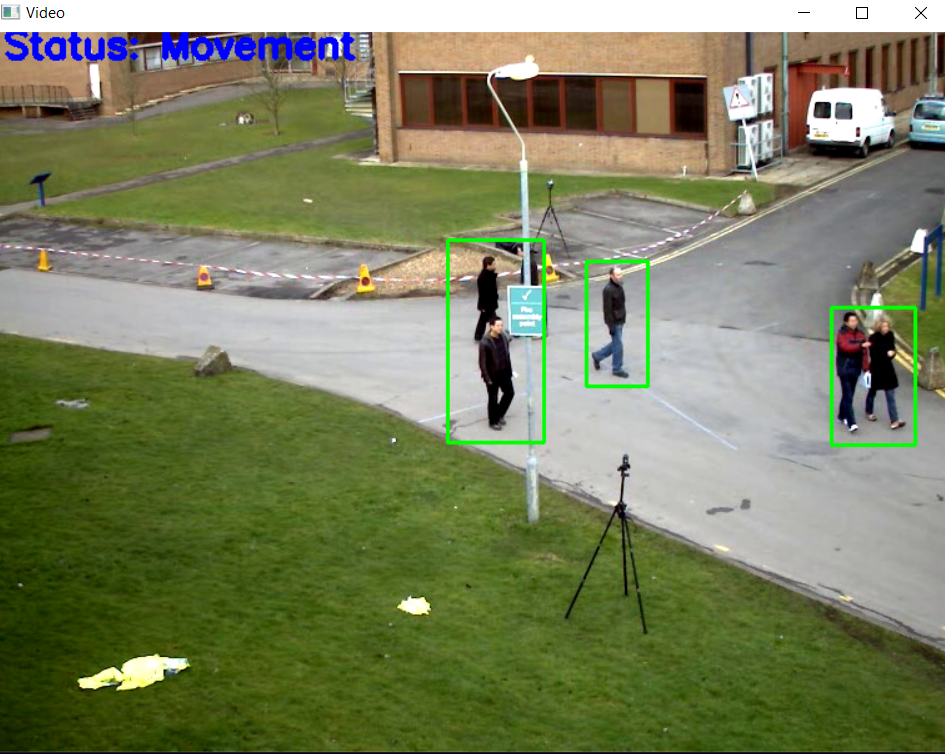
#> input picture Motion Detect/exampe.png, 945 x 754 px, given in place of the camera
$ jupyter execute Method_2.ipynb   (text cells are left out)
#> lines starting #> are read from the running program, lines starting #| are printed output that depends on the picture; after the words box and inside, x2 and y2 are one past the last pixel; in counts of white or black regions, pixels touching at a corner belong together
[cell 1]
import cv2

[cell 2]
# Create Camera obejct or set the path of the vedio to process
cap = cv2.VideoCapture(0)

# Created the Background Subtractor
mog = cv2.createBackgroundSubtractorMOG2()

[cell 3]
while True:
    # Read a frame from the video stream
    ret, frame = cap.read()
#> frame is the input picture: shape (754, 945, 3); mean B, G, R 95.5, 129.8, 123
    # Convert Image to GrayScale
    gray = cv2.cvtColor(frame, cv2.COLOR_BGR2GRAY)
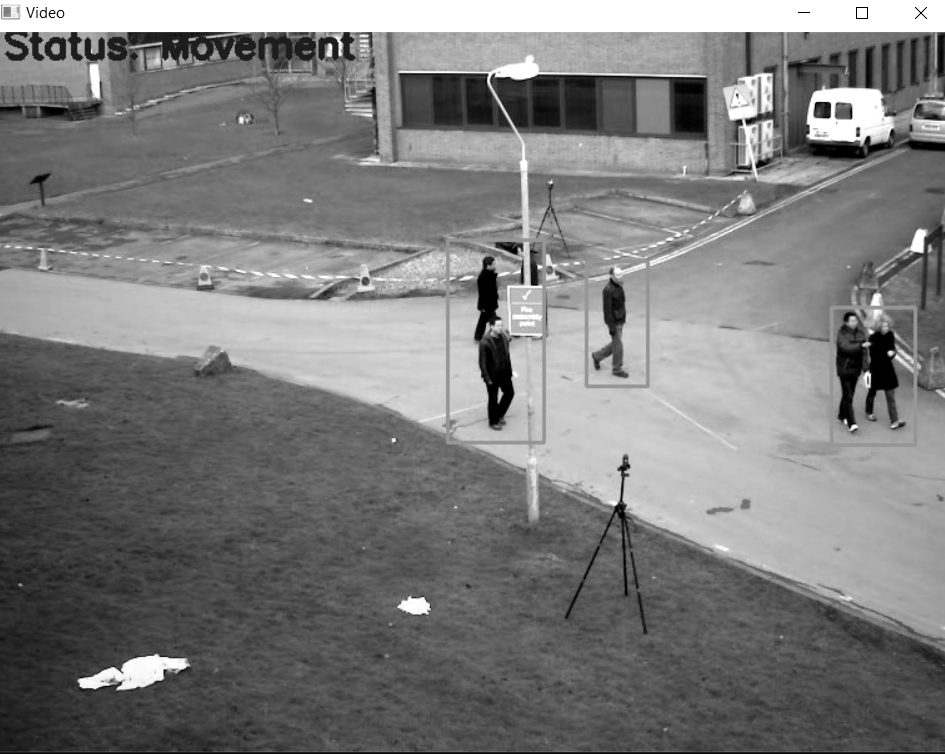
#> gray: shape (754, 945); min 0, max 255, mean 123.8

    # Apply background subtraction to the current frame
    fgmask = mog.apply(gray)
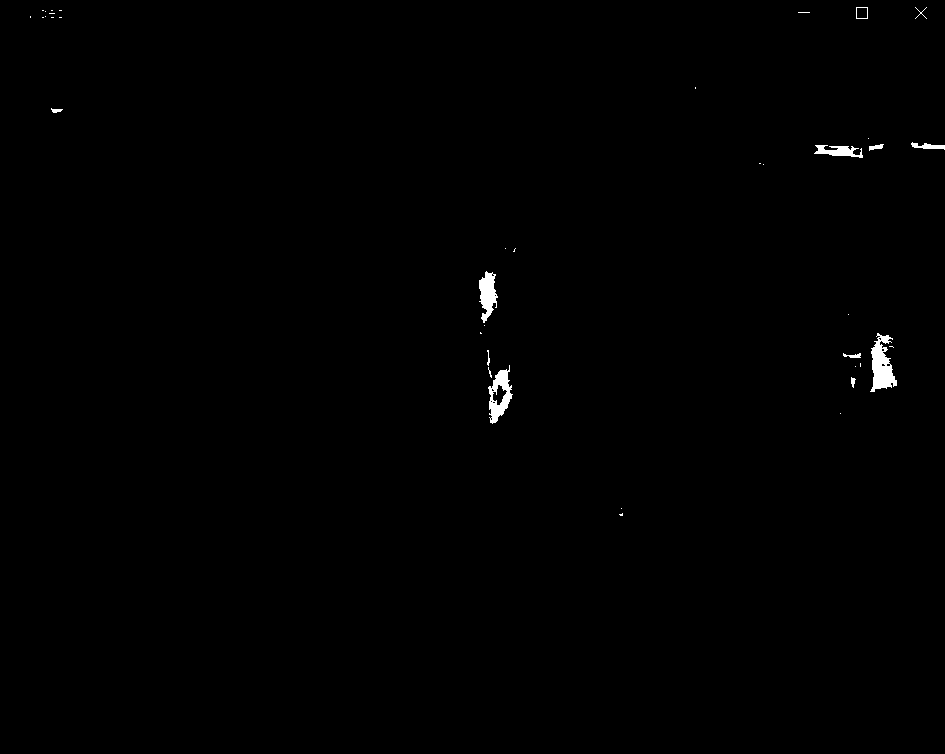
#> fgmask: shape (754, 945); values 127 (black) and 255 (white), 0.43% white; 39 white regions (27 under 20 px), largest, box (x1, y1, x2, y2) and area: (870, 333, 897, 392) 889, (488, 365, 513, 424) 690, (479, 271, 498, 323) 589

    # Apply morphological operations to reduce noise and fill gaps
    kernel = cv2.getStructuringElement(cv2.MORPH_ELLIPSE, (5, 5))
    fgmask = cv2.erode(fgmask, kernel, iterations=1)
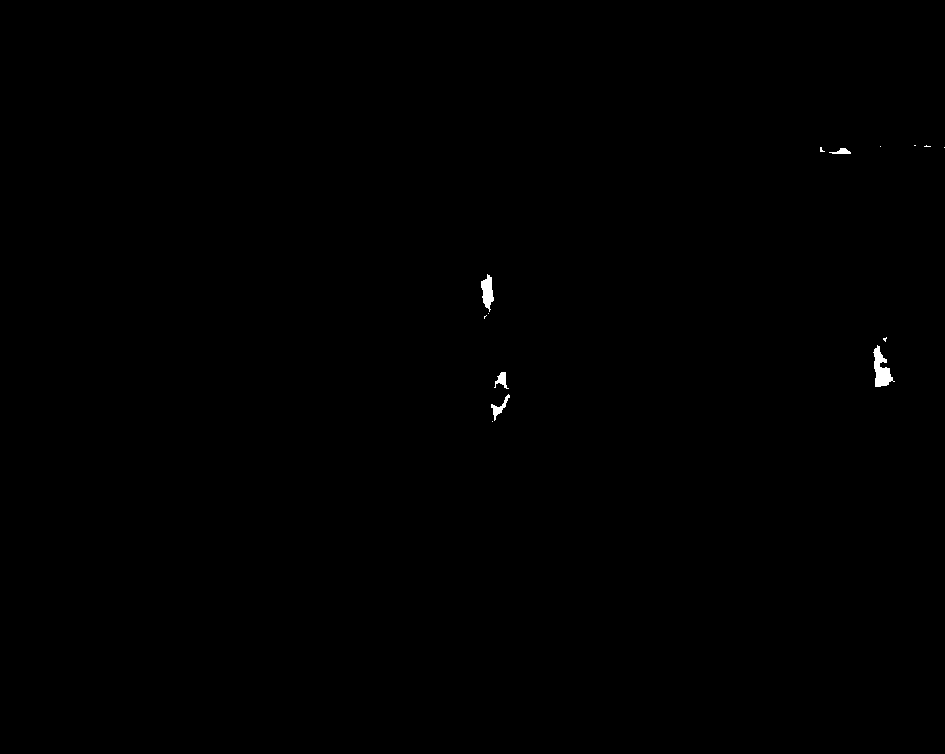
#> fgmask: shape (754, 945); values 127 (black) and 255 (white), 0.16% white; 14 white regions (9 under 20 px), largest, box (x1, y1, x2, y2) and area: (873, 345, 895, 387) 454, (481, 274, 494, 312) 297, (491, 394, 510, 421) 143, (494, 372, 509, 389) 118, (829, 148, 851, 154) 76
    fgmask = cv2.dilate(fgmask, kernel, iterations=2)
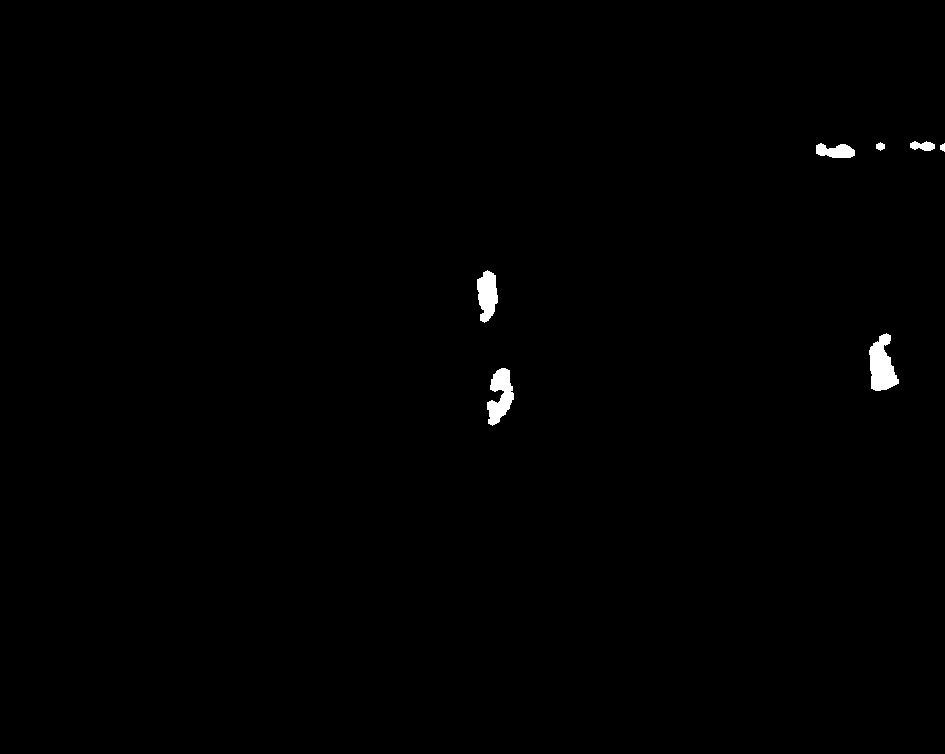
#> fgmask: shape (754, 945); values 127 (black) and 255 (white), 0.49% white; 7 white regions, largest, box (x1, y1, x2, y2) and area: (869, 333, 899, 391) 1101, (487, 368, 514, 426) 926, (477, 270, 498, 323) 786

    contours, hierarchy = cv2.findContours(fgmask, cv2.RETR_EXTERNAL, cv2.CHAIN_APPROX_SIMPLE)
#> contours = [[[0, 0], [0, 753], [944, 753], [944, 0]]]

    for contour in contours:
        # Ignore small contours
        if cv2.contourArea(contour) < 1000:
            continue

        # Draw bounding box around contour
        x, y, w, h = cv2.boundingRect(contour)
        cv2.rectangle(frame, (x, y), (x+w, y+h), (0, 255, 0), 2)
#> this loop made 1 pass
#> (contour, x, y, w, h) on pass 1: ([[0, 0], [0, 753], [944, 753], [944, 0]], 0, 0, 945, 754)
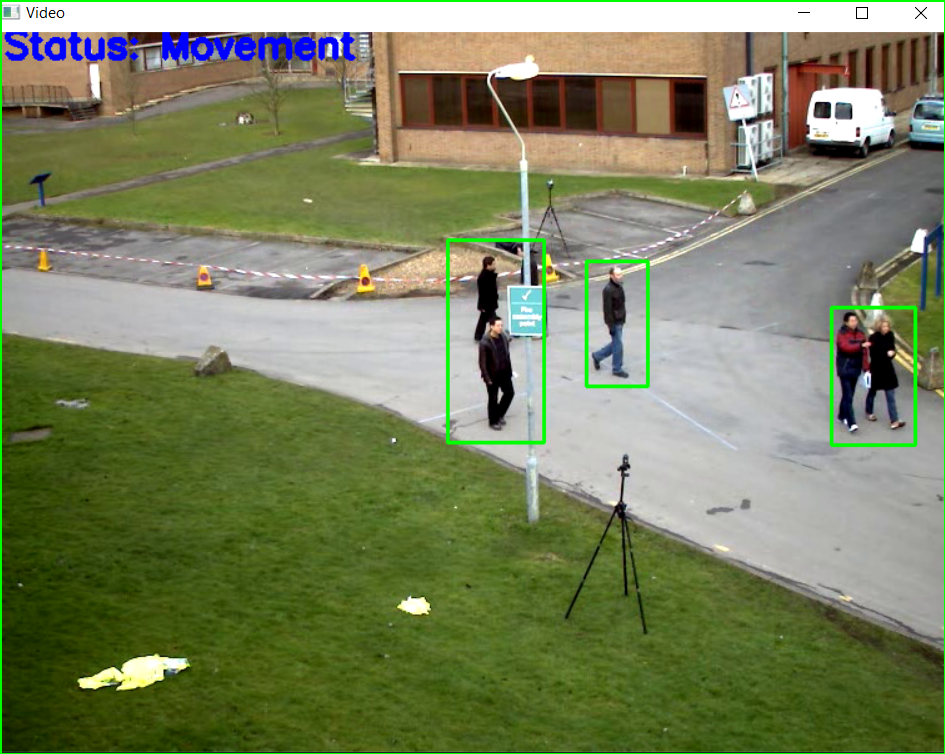
#> frame: shape (754, 945, 3); 0.71% of pixels changed, all inside (x1, y1, x2, y2) = (0, 0, 945, 754)

    # Display the Image
    cv2.imshow('Motion Detection', frame)
    if cv2.waitKey(1) == ord('q'):
#> (key q is pressed here)
        break

cap.release()
cv2.destroyAllWindows()
